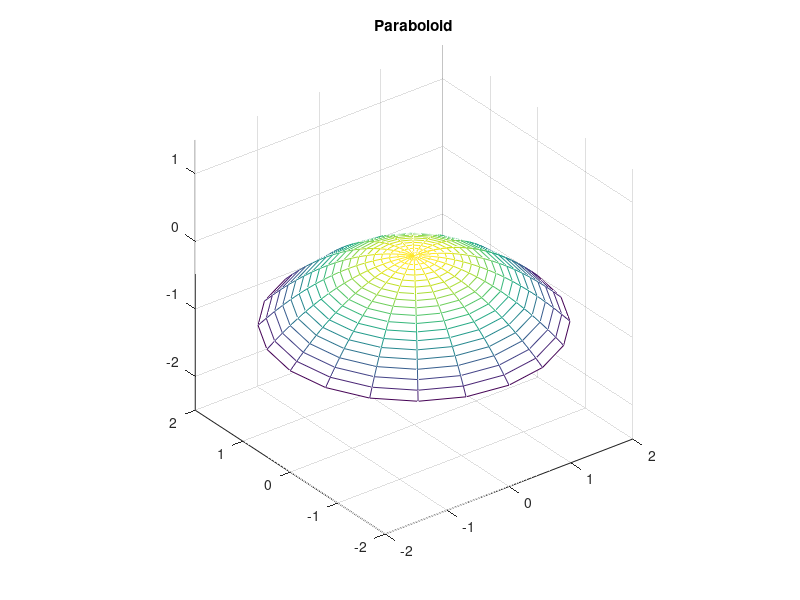

The MATLAB script that drew this image:
function graphGridGeneral()
%     x = 1:20;
%     y = 20:40;
%     nuevox = (x).^2; %X2
%     nuevoy = (y).^2; %Y2
%     [X,Y] = meshgrid(nuevox, nuevoy);
%     Z = (X+Y).*log(X+Y); %r2*log(r2)
%     surf(Z);

% [X,Y] = meshgrid(-8:.5:8);
% R = sqrt(X.^2 + Y.^2);
% Z = -R.^2*log(R.^2);
% figure
% mesh(Z)

% x=-10:0.1:10;
% y=x;
% z=x.^2+y.^2;
% [x,y]=meshgrid(x,y);
% plot3(x,y,z)

% r=4; % radius
% h=3; % height
% n=20; m=20; % grid spacing
% [x,y]=cylinder(linspace(0,r,n),m);
% z=sqrt(r^2+x.^2+y.^2);
% figure(6)
% mesh(x,y,z*h/sqrt(2)/r); hold on
% mesh(x,y,-z*h/sqrt(2)/r); hold off
% title('Hyperboloid')
% axis equal 

r=2; % radius
h=1; % height
n=20; m=20; % grid spacing
[x,y]=cylinder(linspace(0,r,n),m);
z=-(x.^2+y.^2);
figure(5)
mesh(x,y,z*h/r^2)
title('Paraboloid')
axis equal

% r1=1; r2=2; % radii
% h=3; % height
% n=20; m=20; % grid spacing
% [x,y,z]=cylinder(linspace(r1,r2,n),m);
% figure(4)
% mesh(x,y,z*h)
% title('Frustum of Cone')
% axis equal

% r=2; % radius
% h=4; % height
% n=20; m=20; % grid spacing
% [x,y,z]=cylinder(r*ones(1,n),m);
% figure(3)
% mesh(x,y,z*h)
% title('Cylinder')
% axis equal

% r=2; n=20;
% [x,y,z]=sphere(n);
% figure(2)
% mesh(r*x,r*y,r*z)
% title('Sphere')
% axis equal

% r=2; % radius
% n=20; m=20; % grid spacing
% [x,y]=cylinder(linspace(0,r,n),m);
% z=real(sqrt(r^2-x.^2-y.^2));
% figure(1)
% mesh(x,y,z); hold on
% mesh(x,y,-z); hold off
% title('Sphere')
%  axis equal

end